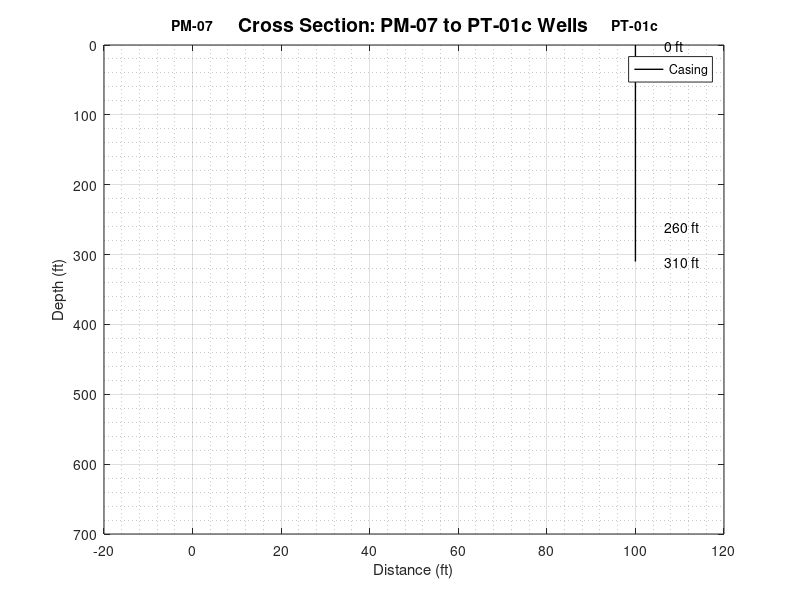

MATLAB code to generate this figure: (Note: this script raises an error after producing the figure.)
function create_cross_section_PM07_PT01c()
%CREATE_CROSS_SECTION_PM07_PT01C Creates a cross section from PM-07 to PT-01c
%
% This function creates a geological cross section showing the well
% construction details for PM-07 and PT-01c wells based on the provided
% well construction data.
%
% Well Construction Data:
% PM-07: Top of casing: 0 ft, Bottom of Casing: 665 ft, 
%        Top of Screen: 645 ft, Bottom of Screen: 665 ft, Casing diameter: 2.5 inches
% PT-01c: Top of casing: 0 ft, Bottom of Casing: 310 ft,
%         Top of Screen: 260 ft, Bottom of Screen: 310 ft, Casing diameter: 6 inches

%% Well Construction Data
% PM-07 well data
PM07.top_casing = 0;        % ft
PM07.bottom_casing = 665;   % ft
PM07.top_screen = 645;      % ft
PM07.bottom_screen = 665;   % ft
PM07.casing_diameter = 2.5; % inches

% PT-01c well data
PT01c.top_casing = 0;       % ft
PT01c.bottom_casing = 310;  % ft
PT01c.top_screen = 260;     % ft
PT01c.bottom_screen = 310;  % ft
PT01c.casing_diameter = 6;  % inches

%% Cross Section Parameters
% Distance between wells (estimated - you may need to adjust based on actual coordinates)
well_distance = 100; % feet (placeholder - update with actual distance)

% Create figure
figure('Name', 'Cross Section: PM-07 to PT-01c', 'Position', [100, 100, 1200, 800]);

%% Plot Wells
% PM-07 (left side)
x_pm07 = 0;
x_pt01c = well_distance;

% Plot PM-07 well
plot_well(x_pm07, PM07, 'PM-07', 'left');

% Plot PT-01c well
plot_well(x_pt01c, PT01c, 'PT-01c', 'right');

%% Add Cross Section Details
% Set axis properties
xlim([-20, well_distance + 20]);
ylim([0, 700]);
set(gca, 'YDir', 'reverse'); % Depth increases downward
xlabel('Distance (ft)');
ylabel('Depth (ft)');
title('Cross Section: PM-07 to PT-01c Wells', 'FontSize', 14, 'FontWeight', 'bold');

% Add grid
grid on;
grid minor;

% Add legend
legend('Casing', 'Screen', 'Location', 'northeast');

% Add annotations
text(x_pm07, -30, 'PM-07', 'HorizontalAlignment', 'center', 'FontWeight', 'bold');
text(x_pt01c, -30, 'PT-01c', 'HorizontalAlignment', 'center', 'FontWeight', 'bold');

% Add depth markers
depth_markers = [100, 200, 300, 400, 500, 600];
for i = 1:length(depth_markers)
    yline(depth_markers(i), '--', 'Color', [0.7, 0.7, 0.7], 'Alpha', 0.5);
    text(-15, depth_markers(i), sprintf('%d ft', depth_markers(i)), ...
         'HorizontalAlignment', 'right', 'Color', [0.5, 0.5, 0.5]);
end

% Add well construction summary
summary_text = {
    'Well Construction Summary:';
    '';
    'PM-07:';
    sprintf('  Casing: 0 - %d ft (%.1f" diameter)', PM07.bottom_casing, PM07.casing_diameter);
    sprintf('  Screen: %d - %d ft', PM07.top_screen, PM07.bottom_screen);
    '';
    'PT-01c:';
    sprintf('  Casing: 0 - %d ft (%.1f" diameter)', PT01c.bottom_casing, PT01c.casing_diameter);
    sprintf('  Screen: %d - %d ft', PT01c.top_screen, PT01c.bottom_screen);
};

text(well_distance/2, 50, summary_text, 'FontSize', 10, ...
     'BackgroundColor', 'white', 'EdgeColor', 'black', ...
     'VerticalAlignment', 'top', 'HorizontalAlignment', 'center');

fprintf('Cross section created successfully!\n');
fprintf('PM-07: Casing 0-%d ft, Screen %d-%d ft\n', PM07.bottom_casing, PM07.top_screen, PM07.bottom_screen);
fprintf('PT-01c: Casing 0-%d ft, Screen %d-%d ft\n', PT01c.bottom_casing, PT01c.top_screen, PT01c.bottom_screen);

end

function plot_well(x_position, well_data, well_name, side)
%PLOT_WELL Plots a single well on the cross section
%
% Inputs:
%   x_position - X coordinate for the well
%   well_data - Structure containing well construction data
%   well_name - Name of the well
%   side - 'left' or 'right' for text positioning

% Well width for visualization
well_width = 3;

% Plot casing (solid line)
casing_x = [x_position - well_width/2, x_position + well_width/2, ...
            x_position + well_width/2, x_position - well_width/2, ...
            x_position - well_width/2];
casing_y = [well_data.top_casing, well_data.top_casing, ...
            well_data.bottom_casing, well_data.bottom_casing, ...
            well_data.top_casing];

fill(casing_x, casing_y, [0.8, 0.8, 0.8], 'EdgeColor', 'black', 'LineWidth', 1.5);

% Plot screen (dashed line)
screen_x = [x_position - well_width/2, x_position + well_width/2, ...
            x_position + well_width/2, x_position - well_width/2, ...
            x_position - well_width/2];
screen_y = [well_data.top_screen, well_data.top_screen, ...
            well_data.bottom_screen, well_data.bottom_screen, ...
            well_data.top_screen];

fill(screen_x, screen_y, [0.6, 0.8, 1.0], 'EdgeColor', 'blue', 'LineWidth', 2, ...
     'LineStyle', '--', 'FaceAlpha', 0.3);

% Add well center line
plot([x_position, x_position], [well_data.top_casing, well_data.bottom_casing], ...
     'k-', 'LineWidth', 1);

% Add depth labels
if strcmp(side, 'left')
    text(x_position - well_width/2 - 5, well_data.top_casing, '0 ft', ...
         'HorizontalAlignment', 'right', 'VerticalAlignment', 'middle');
    text(x_position - well_width/2 - 5, well_data.bottom_casing, ...
         sprintf('%d ft', well_data.bottom_casing), ...
         'HorizontalAlignment', 'right', 'VerticalAlignment', 'middle');
    if well_data.top_screen ~= well_data.bottom_screen
        text(x_position - well_width/2 - 5, well_data.top_screen, ...
             sprintf('%d ft', well_data.top_screen), ...
             'HorizontalAlignment', 'right', 'VerticalAlignment', 'middle');
    end
else
    text(x_position + well_width/2 + 5, well_data.top_casing, '0 ft', ...
         'HorizontalAlignment', 'left', 'VerticalAlignment', 'middle');
    text(x_position + well_width/2 + 5, well_data.bottom_casing, ...
         sprintf('%d ft', well_data.bottom_casing), ...
         'HorizontalAlignment', 'left', 'VerticalAlignment', 'middle');
    if well_data.top_screen ~= well_data.bottom_screen
        text(x_position + well_width/2 + 5, well_data.top_screen, ...
             sprintf('%d ft', well_data.top_screen), ...
             'HorizontalAlignment', 'left', 'VerticalAlignment', 'middle');
    end
end

end
